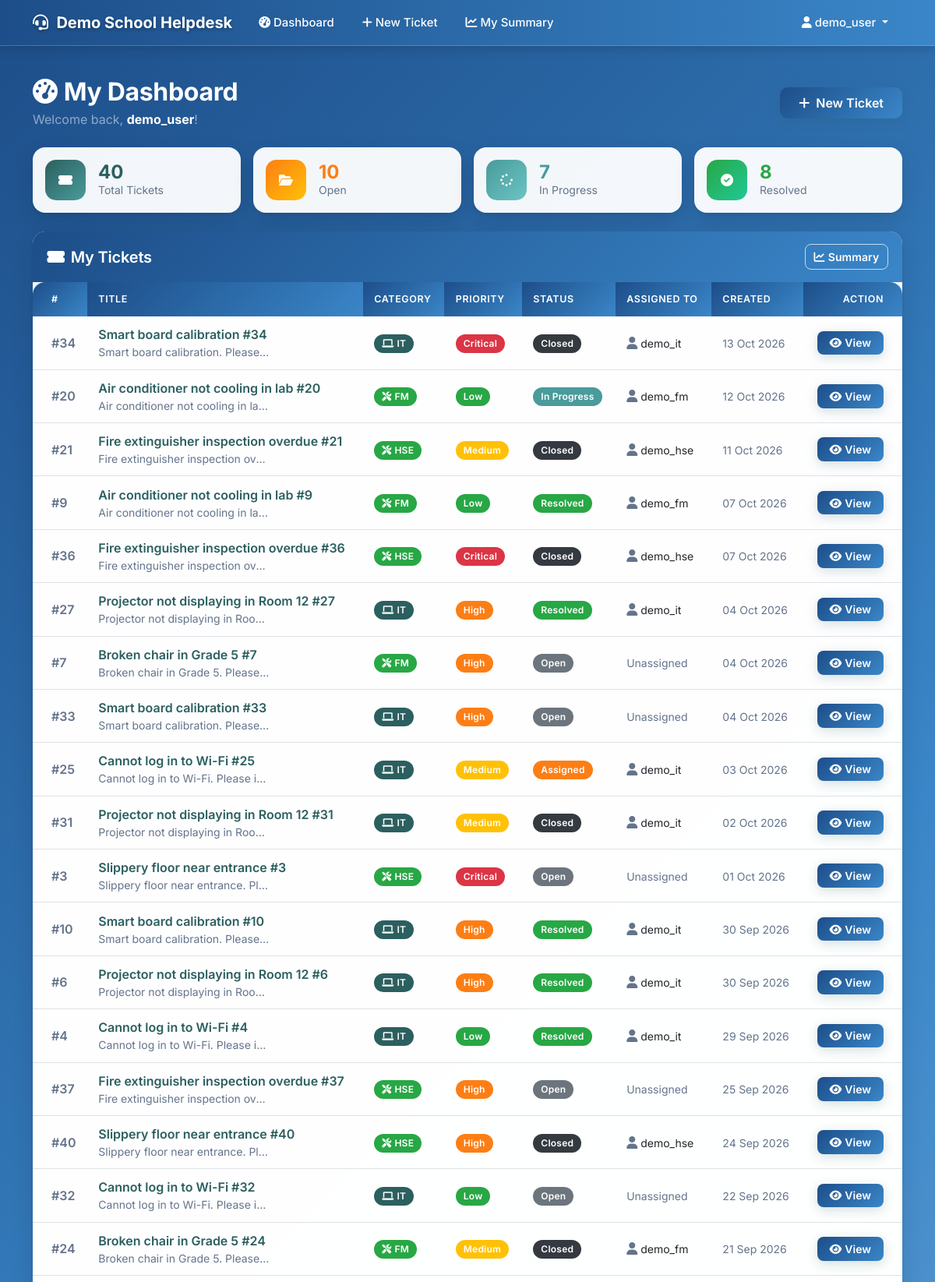
Page /user/dashboard (signed in, upper part) on the committed database.
### models.py (models this page shows, shortened)
class School(db.Model):
    __tablename__ = 'schools'
    id = db.Column(db.Integer, primary_key=True)
    name = db.Column(db.String(150), nullable=False, unique=True)
    slug = db.Column(db.String(60), nullable=False, unique=True, index=True)
    display_name = db.Column(db.String(150), nullable=True)   # shown in the UI header; defaults to name
    logo_filename = db.Column(db.String(200), nullable=True)
    primary_color = db.Column(db.String(7), nullable=True)
    secondary_color = db.Column(db.String(7), nullable=True)
    contact_email = db.Column(db.String(120), nullable=True)
    is_active = db.Column(db.Boolean, default=True, nullable=False)
    created_at = db.Column(db.DateTime, default=utc_now)
    updated_at = db.Column(db.DateTime, default=utc_now, onupdate=utc_now)
    @property
    def system_name(self):
        return self.display_name or self.name

class User(UserMixin, db.Model):
    __tablename__ = 'users'
    id = db.Column(db.Integer, primary_key=True)
    username = db.Column(db.String(80), unique=True, nullable=False)
    email = db.Column(db.String(120), unique=True, nullable=False)
    password_hash = db.Column(db.String(255), nullable=False)
    role = db.Column(db.String(20), default='user')  # see ALL_ROLES
    department = db.Column(db.Text, nullable=True)  # free text / admin module permissions as JSON
    is_active = db.Column(db.Boolean, default=True)
    created_at = db.Column(db.DateTime, default=utc_now)
    school_id = db.Column(db.Integer, db.ForeignKey('schools.id'), nullable=True, index=True)
    full_name = db.Column(db.String(120), nullable=True)
    must_change_password = db.Column(db.Boolean, default=False)
    school = db.relationship('School', foreign_keys=[school_id])

class Ticket(db.Model):
    __tablename__ = 'tickets'
    id = db.Column(db.Integer, primary_key=True)
    title = db.Column(db.String(200), nullable=False)
    description = db.Column(db.Text, nullable=False)
    category = db.Column(db.String(50), nullable=False)  # 'IT', 'FM', 'HSE'
    priority = db.Column(db.String(20), default='Medium')
    status = db.Column(db.String(20), default='Open')
    created_by = db.Column(db.Integer, db.ForeignKey('users.id'), nullable=False)
    assigned_to = db.Column(db.Integer, db.ForeignKey('users.id'), nullable=True)
    created_at = db.Column(db.DateTime, default=utc_now)
    updated_at = db.Column(db.DateTime, default=utc_now, onupdate=utc_now)
    school_id = db.Column(db.Integer, db.ForeignKey('schools.id'), nullable=True, index=True)
    external_ref = db.Column(db.String(100), nullable=True, index=True)  # id in a legacy system (bulk import)
    creator = db.relationship('User', foreign_keys=[created_by], backref='created_tickets')
    assignee = db.relationship('User', foreign_keys=[assigned_to], backref='assigned_tickets')

### app.py (the view)
@app.route('/user/dashboard')
@login_required
def user_dashboard():
    tickets = Ticket.query.filter_by(created_by=current_user.id).order_by(Ticket.created_at.desc()).all()
    return render_template('user_dashboard.html', tickets=tickets)

### templates/user_dashboard.html (shortened to what this page needs)
{% extends "base.html" %}
{% block content %}
<div class="d-flex align-items-center justify-content-between mb-4 flex-wrap gap-2">
    <div>
        <h2 class="fw-bold text-white mb-1"><i class="fas fa-tachometer-alt me-2"></i>My Dashboard</h2>
        <p class="text-white-50 mb-0">Welcome back, <strong class="text-white">{{ current_user.username }}</strong>!</p>
    </div>
    <a href="{{ url_for('create_ticket') }}" class="btn btn-primary px-4">
        <i class="fas fa-plus me-2"></i>New Ticket
    </a>
</div>
<div class="row g-3 mb-4">
    {% set total = tickets|length %}
    {% set open_c = tickets|selectattr('status','equalto','Open')|list|length %}
    {% set inprog = tickets|selectattr('status','equalto','In Progress')|list|length %}
    {% set resolved = tickets|selectattr('status','equalto','Resolved')|list|length %}
    <div class="col-6 col-lg-3">
        <div class="card border-0 h-100" style="background:rgba(255,255,255,0.95);border-radius:16px;">
            <div class="card-body p-3 d-flex align-items-center gap-3">
                <div style="width:52px;height:52px;border-radius:14px;background:linear-gradient(135deg,#2c5f5f,#4a9b9b);flex-shrink:0;display:flex;align-items:center;justify-content:center;">
                    <i class="fas fa-ticket-alt text-white"></i>
                </div>
                <div>
                    <div class="fw-bold fs-4 lh-1" style="color:#2c5f5f;">{{ total }}</div>
                    <div class="text-muted small">Total Tickets</div>
                </div>
            </div>
        </div>
    </div>
    <div class="col-6 col-lg-3">
        <div class="card border-0 h-100" style="background:rgba(255,255,255,0.95);border-radius:16px;">
            <div class="card-body p-3 d-flex align-items-center gap-3">
                <div style="width:52px;height:52px;border-radius:14px;background:linear-gradient(135deg,#fd7e14,#ffc107);flex-shrink:0;display:flex;align-items:center;justify-content:center;">
                    <i class="fas fa-folder-open text-white"></i>
                </div>
                <div>
                    <div class="fw-bold fs-4 lh-1" style="color:#fd7e14;">{{ open_c }}</div>
                    <div class="text-muted small">Open</div>
                </div>
            </div>
        </div>
    </div>
    <div class="col-6 col-lg-3">
        <div class="card border-0 h-100" style="background:rgba(255,255,255,0.95);border-radius:16px;">
            <div class="card-body p-3 d-flex align-items-center gap-3">
                <div style="width:52px;height:52px;border-radius:14px;background:linear-gradient(135deg,#4a9b9b,#6bc4c4);flex-shrink:0;display:flex;align-items:center;justify-content:center;">
                    <i class="fas fa-spinner text-white"></i>
                </div>
                <div>
                    <div class="fw-bold fs-4 lh-1" style="color:#4a9b9b;">{{ inprog }}</div>
                    <div class="text-muted small">In Progress</div>
                </div>
            </div>
        </div>
    </div>
    <div class="col-6 col-lg-3">
        <div class="card border-0 h-100" style="background:rgba(255,255,255,0.95);border-radius:16px;">
            <div class="card-body p-3 d-flex align-items-center gap-3">
                <div style="width:52px;height:52px;border-radius:14px;background:linear-gradient(135deg,#28a745,#20c997);flex-shrink:0;display:flex;align-items:center;justify-content:center;">
                    <i class="fas fa-check-circle text-white"></i>
                </div>
                <div>
                    <div class="fw-bold fs-4 lh-1" style="color:#28a745;">{{ resolved }}</div>
                    <div class="text-muted small">Resolved</div>
                </div>
            </div>
        </div>
    </div>
</div>
<div class="card border-0" style="border-radius:16px;">
    <div class="card-header d-flex align-items-center justify-content-between py-3">
        <h5 class="mb-0 fw-semibold"><i class="fas fa-ticket-alt me-2"></i>My Tickets</h5>
        <a href="{{ url_for('my_ticket_summary') }}" class="btn btn-sm btn-outline-light">
            <i class="fas fa-chart-line me-1"></i>Summary
        </a>
    </div>
    <div class="card-body p-0">
        {% if tickets %}
        <div class="table-responsive">
            <table class="table table-hover align-middle mb-0">
                <thead>
                    <tr>
                        <th class="ps-4" style="width:60px;">#</th>
                        <th>Title</th>
                        <th>Category</th>
                        <th>Priority</th>
                        <th>Status</th>
                        <th>Assigned To</th>
                        <th>Created</th>
                        <th class="pe-4 text-end">Action</th>
                    </tr>
                </thead>
                <tbody>
                    {% for ticket in tickets %}
                    <tr>
                        <td class="ps-4 text-muted fw-semibold">#{{ ticket.id }}</td>
                        <td>
                            <a href="{{ url_for('view_ticket', ticket_id=ticket.id) }}" class="fw-semibold text-decoration-none" style="color:#2c5f5f;">
                                {{ ticket.title }}
                            </a>
                            {% if ticket.description %}
                            <div class="text-muted small text-truncate" style="max-width:220px;">{{ ticket.description[:80] }}</div>
                            {% endif %}
                        </td>
                        <td>
                            <span class="badge rounded-pill" style="background:{{ '#2c5f5f' if ticket.category == 'IT' else '#28a745' }};padding:6px 10px;">
                                <i class="fas fa-{{ 'laptop' if ticket.category == 'IT' else 'tools' }} me-1"></i>{{ ticket.category }}
                            </span>
                        </td>
                        <td>
                            {% set pc = {'Critical':'#dc3545','High':'#fd7e14','Medium':'#ffc107','Low':'#28a745'} %}
                            <span class="badge rounded-pill" style="background:{{ pc.get(ticket.priority,'#6c757d') }};padding:6px 10px;">{{ ticket.priority }}</span>
                        </td>
                        <td>
                            {% set sc = {'Open':'#6c757d','Assigned':'#fd7e14','In Progress':'#4a9b9b','Resolved':'#28a745','Closed':'#343a40'} %}
                            <span class="badge rounded-pill" style="background:{{ sc.get(ticket.status,'#6c757d') }};padding:6px 10px;">{{ ticket.status }}</span>
                        </td>
                        <td>
                            {% if ticket.assignee %}
                                <i class="fas fa-user me-1 text-muted"></i><small>{{ ticket.assignee.username }}</small>
                            {% else %}
                                <small class="text-muted">Unassigned</small>
                            {% endif %}
                        </td>
                        <td><small class="text-muted">{{ ticket.created_at.strftime('%d %b %Y') }}</small></td>
                        <td class="pe-4 text-end">
                            <a href="{{ url_for('view_ticket', ticket_id=ticket.id) }}" class="btn btn-sm btn-primary px-3">
                                <i class="fas fa-eye me-1"></i>View
                            </a>
                        </td>
                    </tr>
                    {% endfor %}
                </tbody>
            </table>
        </div>
        {% endif %}
    </div>
</div>
{% endblock %}

### templates/base.html (shortened to what this page needs)
<!DOCTYPE html>
<html lang="en">
<head>
    <link href="https://cdn.jsdelivr.net/npm/bootstrap@5.3.0/dist/css/bootstrap.min.css" rel="stylesheet">
    <link href="https://cdnjs.cloudflare.com/ajax/libs/font-awesome/6.0.0/css/all.min.css" rel="stylesheet">
</head>
<body>
    <nav class="navbar navbar-expand-xl navbar-dark">
        <div class="container">
            <a class="navbar-brand" href="{{ url_for('dashboard') if current_user.is_authenticated else url_for('index') }}">
                {% if system_settings.logo_filename %}
                    <img src="{{ url_for('static', filename='uploads/' + system_settings.logo_filename) }}" alt="Logo" style="height:32px;width:auto;margin-right:8px;vertical-align:middle;object-fit:contain;">
                {% else %}
                    <i class="fas fa-headset me-2"></i>
                {% endif %}{{ system_settings.system_name }}
            </a>
            <div class="collapse navbar-collapse" id="navbarNav">
                <ul class="navbar-nav me-auto">
                    {% if current_user.is_authenticated %}
                        <li class="nav-item">
                            <a class="nav-link" href="{{ url_for('dashboard') }}">
                                <i class="fas fa-tachometer-alt me-1"></i>Dashboard
                            </a>
                        </li>
                        {% if current_user.role in ['it_agent', 'fm_agent', 'hse_agent'] %}
                            <li class="nav-item dropdown">
                                <a class="nav-link dropdown-toggle" href="#" id="agentDropdown" role="button" data-bs-toggle="dropdown">
                                    <i class="fas fa-tools me-1"></i>Agent Tools
                                </a>
                                <ul class="dropdown-menu">
                                    <li><a class="dropdown-item" href="{{ url_for('admin_tickets') }}">
                                        <i class="fas fa-list me-1"></i>All Tickets
                                    </a></li>
                                    <li><a class="dropdown-item" href="{{ url_for('admin_search_tickets') }}">
                                        <i class="fas fa-search me-1"></i>Search Tickets
                                    </a></li>
                                    <li><a class="dropdown-item" href="{{ url_for('admin_summary_reports') }}">
                                        <i class="fas fa-chart-bar me-1"></i>Summary Reports
                                    </a></li>
                                    <li><hr class="dropdown-divider"></li>
                                    <li><a class="dropdown-item" href="{{ url_for('create_ticket') }}">
                                        <i class="fas fa-plus me-1"></i>Create Ticket
                                    </a></li>
                                </ul>
                            </li>
                        {% elif current_user.role != 'super_admin' %}
                            <li class="nav-item">
                                <a class="nav-link" href="{{ url_for('create_ticket') }}">
                                    <i class="fas fa-plus me-1"></i>New Ticket
                                </a>
                            </li>
                            <li class="nav-item">
                                <a class="nav-link" href="{{ url_for('my_ticket_summary') }}">
                                    <i class="fas fa-chart-line me-1"></i>My Summary
                                </a>
                            </li>
                        {% endif %}
                    {% endif %}
                </ul>
                <ul class="navbar-nav">
                    {% if current_user.is_authenticated %}
                        <li class="nav-item dropdown">
                            <a class="nav-link dropdown-toggle" href="#" id="navbarDropdown" role="button" data-bs-toggle="dropdown">
                                <i class="fas fa-user me-1"></i>{{ current_user.username }}
                            </a>
                        </li>
                    {% else %}
                        <li class="nav-item">
                            <a class="nav-link" href="{{ url_for('login') }}">
                                <i class="fas fa-sign-in-alt me-1"></i>Login
                            </a>
                        </li>
                    {% endif %}
                </ul>
            </div>
        </div>
    </nav>
    <main class="container main-content" style="padding-top: 0.5rem;">
        {% block content %}{% endblock %}
    </main>
</body>
</html>

### rows in the picture
School: system_name "Demo School Helpdesk"
User: username "demo_user"
Ticket: id "34", title "Smart board calibration #34", description "Smart board calibration. Please…", category "IT", priority "Critical", status "Closed", assignee.username "demo_it", created_at "13 Oct 2026"
Ticket: id "20", title "Air conditioner not cooling in lab #20", description "Air conditioner not cooling in la…", category "FM", priority "Low", status "In Progress", assignee.username "demo_fm", created_at "12 Oct 2026"
Ticket: id "21", title "Fire extinguisher inspection overdue #21", description "Fire extinguisher inspection ov…", category "HSE", priority "Medium", status "Closed", assignee.username "demo_hse", created_at "11 Oct 2026"
Ticket: id "9", title "Air conditioner not cooling in lab #9", description "Air conditioner not cooling in la…", category "FM", priority "Low", status "Resolved", assignee.username "demo_fm", created_at "07 Oct 2026"
Ticket: id "36", title "Fire extinguisher inspection overdue #36", description "Fire extinguisher inspection ov…", category "HSE", priority "Critical", status "Closed", assignee.username "demo_hse", created_at "07 Oct 2026"
Ticket: id "27", title "Projector not displaying in Room 12 #27", description "Projector not displaying in Roo…", category "IT", priority "High", status "Resolved", assignee.username "demo_it", created_at "04 Oct 2026"
Ticket: id "7", title "Broken chair in Grade 5 #7", description "Broken chair in Grade 5. Please…", category "FM", priority "High", status "Open", shows "Unassigned", created_at "04 Oct 2026"
Ticket: id "33", title "Smart board calibration #33", description "Smart board calibration. Please…", category "IT", priority "High", status "Open", shows "Unassigned", created_at "04 Oct 2026"
Ticket: id "25", title "Cannot log in to Wi-Fi #25", description "Cannot log in to Wi-Fi. Please i…", category "IT", priority "Medium", status "Assigned", assignee.username "demo_it", created_at "03 Oct 2026"
Ticket: id "31", title "Projector not displaying in Room 12 #31", description "Projector not displaying in Roo…", category "IT", priority "Medium", status "Closed", assignee.username "demo_it", created_at "02 Oct 2026"
Ticket: id "3", title "Slippery floor near entrance #3", description "Slippery floor near entrance. Pl…", category "HSE", priority "Critical", status "Open", shows "Unassigned", created_at "01 Oct 2026"
Ticket: id "10", title "Smart board calibration #10", description "Smart board calibration. Please…", category "IT", priority "High", status "Resolved", assignee.username "demo_it", created_at "30 Sep 2026"
Ticket: id "6", title "Projector not displaying in Room 12 #6", description "Projector not displaying in Roo…", category "IT", priority "High", status "Resolved", assignee.username "demo_it", created_at "30 Sep 2026"
Ticket: id "4", title "Cannot log in to Wi-Fi #4", description "Cannot log in to Wi-Fi. Please i…", category "IT", priority "Low", status "Resolved", assignee.username "demo_it", created_at "29 Sep 2026"
Ticket: id "37", title "Fire extinguisher inspection overdue #37", description "Fire extinguisher inspection ov…", category "HSE", priority "High", status "Open", shows "Unassigned", created_at "25 Sep 2026"
Ticket: id "40", title "Slippery floor near entrance #40", description "Slippery floor near entrance. Pl…", category "HSE", priority "High", status "Closed", assignee.username "demo_hse", created_at "24 Sep 2026"
Ticket: id "32", title "Cannot log in to Wi-Fi #32", description "Cannot log in to Wi-Fi. Please i…", category "IT", priority "Low", status "Open", shows "Unassigned", created_at "22 Sep 2026"
Ticket: id "24", title "Broken chair in Grade 5 #24", description "Broken chair in Grade 5. Please…", category "FM", priority "Medium", status "Closed", assignee.username "demo_fm", created_at "21 Sep 2026"

### other values in the picture
{{ total }} "40"
{{ open_c }} "10"
{{ inprog }} "7"
{{ resolved }} "8"
